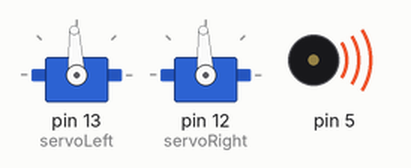
A sketch run on a simulated Arduino Uno, built with avr-gcc and run on an emulated ATmega328P. On the bench: 2 × servo, buzzer (waves = sounding).

Above: at 0.1 s.
At 8.3 s:
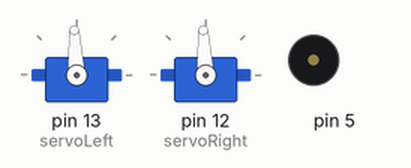
Timing chart, 0 to 9.8 s (numbered marks = the images above):
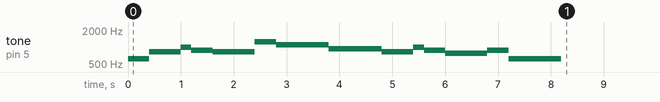

Measured:
- by itself, tone on pin 5: plays 617 Hz for 0.40 s, 824 Hz for 0.60 s, 980 Hz for 0.20 s, 873 Hz for 0.40 s, 824 Hz for 0.80 s, 1234 Hz for 0.40 s … (14 notes in this stretch)

The sketch:

dancingbot.ino
```cpp
#include <Servo.h>
Servo servoLeft;
Servo servoRight;

int led_pin = 13;

struct MusicStruct {
  int A = 550;
  int As = 582;
  int B = 617;
  int C = 654;
  int Cs = 693;
  int D = 734;
  int Ds = 777;
  int E = 824;
  int F = 873;
  int Fs = 925;
  int G = 980;
  int Gs = 1003;
  int A2 = 1100;
  int A2s = 1165;
  int B2 = 1234;
  int C3 = 1308;
  int C3s = 1385;
  int D3 = 1555;
}Music;

struct LengthStruct {
  float half = 0.5;
  float one = 1.0;
  float one_half = 1.5;
  float two = 2.0;
  float two_half = 2.5;
}Length;

int tempo = 400;

void setup() {
  // put your setup code here, to run once:
  pinMode(5, OUTPUT);
  servoLeft.attach(13);
  servoRight.attach(12);
  servoLeft.writeMicroseconds(1500);
  servoRight.writeMicroseconds(1500);
}

void song(){
    setTone(5, Music.B, tempo * Length.one);
  setTone(5, Music.E, tempo * Length.one_half);
  setTone(5, Music.G, tempo * Length.half);
  setTone(5, Music.F, tempo * Length.one);
  setTone(5, Music.E, tempo * Length.two);
  setTone(5, Music.B2, tempo * Length.one);
  setTone(5, Music.A2, tempo * Length.two_half);
  setTone(5, Music.Fs, tempo * Length.two_half);

  setTone(5, Music.E, tempo * Length.one_half);
  setTone(5, Music.G, tempo * Length.half);
  setTone(5, Music.F, tempo * Length.one);
  setTone(5, Music.Ds, tempo * Length.two);
  setTone(5, Music.F, tempo * Length.one);
  setTone(5, Music.B, tempo * Length.two_half);
  delay(500000);
}

void setTone(int pin, int note, int duration) {
  tone(pin, note, duration);
  delay(duration);
  noTone(pin);
}

void loop() {
  // put your main code here, to run repeatedly:
// Move wheels forward, then stop
  song();
  digitalWrite(8, HIGH);
  servoLeft.writeMicroseconds(1700);
  servoRight.writeMicroseconds(1300);
  delay(1000);

  digitalWrite(8, LOW);
  servoLeft.writeMicroseconds(1500);
  servoRight.writeMicroseconds(1500);
  delay(1000);

  digitalWrite(8, HIGH);
  // Move wheels backward, then stop
  servoLeft.writeMicroseconds(1300);
  servoRight.writeMicroseconds(1700);
  delay(1000);

  digitalWrite(8, LOW);
  servoLeft.writeMicroseconds(1500);
  servoRight.writeMicroseconds(1500);
  delay(1000);
}
```
